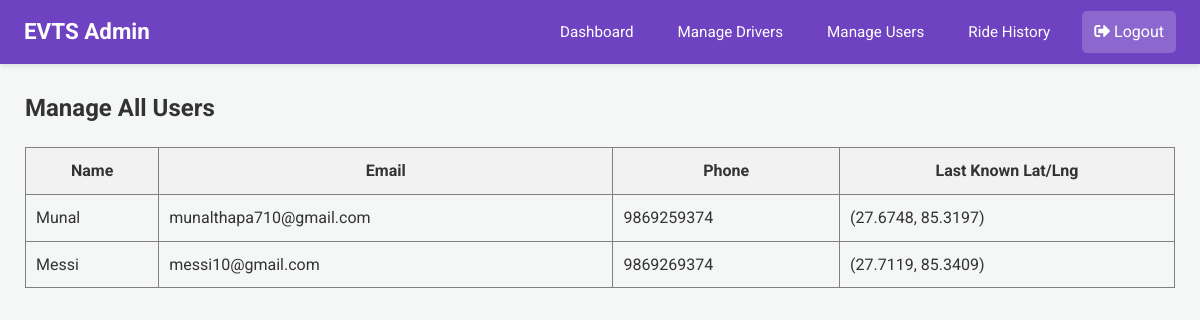
The page /admin/manage-users (signed in) on the database as committed earlier.
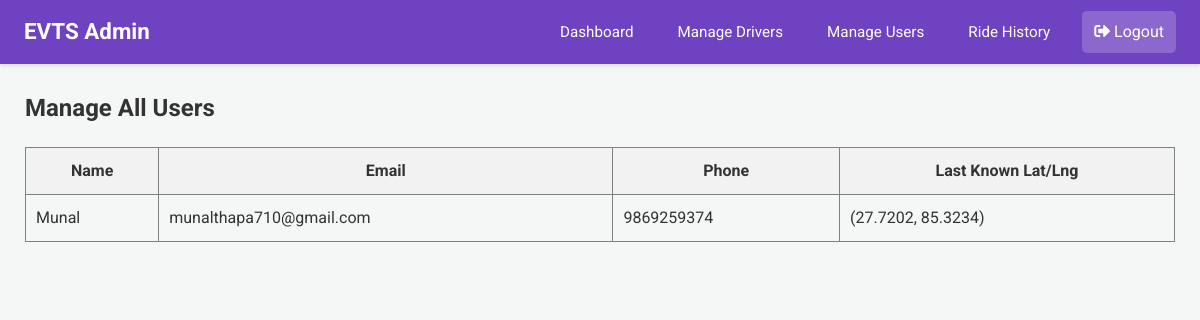
The same page on the database as committed later.
### app.py (models this page shows)
class User(db.Model):
    email = db.Column(db.String(120), primary_key=True)
    name = db.Column(db.String(100))
    phone = db.Column(db.String(15))
    password = db.Column(db.String(256)) # Increased length for hash
    latitude = db.Column(db.Float, nullable=True)
    longitude = db.Column(db.Float, nullable=True)

### app.py (the view)
@app.route('/admin/manage-users')
@login_required_admin
def manage_users():
    admin = Admin.query.get(session['admin'])
    all_users = User.query.all()
    response = make_response(render_template('admin_manage_users.html', admin=admin, users=all_users))
    return add_no_cache_to_response(response)

### app.py (called while the page is built)
def login_required_admin(f):
    @wraps(f)
    def decorated_function(*args, **kwargs):
        if 'admin' not in session:
            flash("Admin access required.", "error")
            return redirect(url_for('login'))
        return f(*args, **kwargs)
    return decorated_function

def add_no_cache_to_response(response):
    response.headers["Cache-Control"] = "no-cache, no-store, must-revalidate, public, max-age=0"
    response.headers["Pragma"] = "no-cache"
    response.headers["Expires"] = "0"
    return response

### templates/admin_manage_users.html
{% extends 'admin_base.html' %}
{% block content %}
<h2>Manage All Users</h2>
<table border="1" style="width: 100%; border-collapse: collapse; margin-top: 20px;">
    <thead>
        <tr style="background-color: #f2f2f2;">
            <th style="padding: 10px;">Name</th>
            <th style="padding: 10px;">Email</th>
            <th style="padding: 10px;">Phone</th>
            <th style="padding: 10px;">Last Known Lat/Lng</th>
        </tr>
    </thead>
    <tbody>
    {% for user in users %}
    <tr>
        <td style="padding: 10px;">{{ user.name }}</td>
        <td style="padding: 10px;">{{ user.email }}</td>
        <td style="padding: 10px;">{{ user.phone }}</td>
        <td style="padding: 10px;">
            {% if user.latitude and user.longitude %}
                ({{ user.latitude|round(4) }}, {{ user.longitude|round(4) }})
            {% else %}
                Not Set
            {% endif %}
        </td>
    </tr>
    {% endfor %}
    </tbody>
</table>
{% endblock %}

Rows that differ between the two databases and show on the page:
removed User: name "Messi", email "messi10@gmail.com", phone "9869269374", latitude "27.7119", longitude "85.3409"
changed User "Munal": latitude "27.6748" → "27.7202"; longitude "85.3197" → "85.3234"
